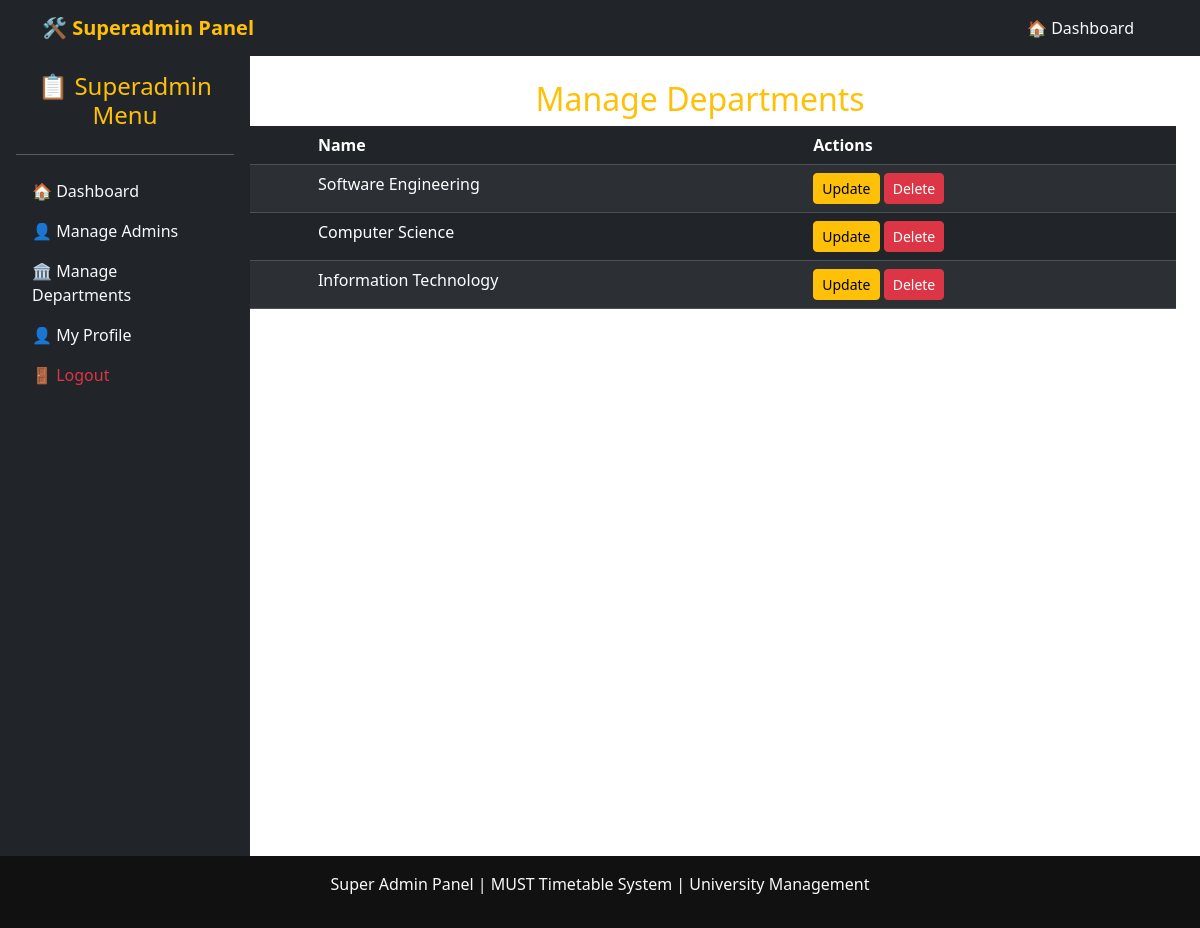
/views/superadmin/manage-departments.php (signed in), run on the app's committed database.
### tables this page shows
CREATE TABLE `departments` (
  `id` int(11) NOT NULL,
  `name` varchar(255) NOT NULL,
  `admin_id` int(11) DEFAULT NULL,
  `timetables_created` int(11) DEFAULT '0'
);

### controllers/SuperAdminController.php (called while the page is built, shortened)
<?php
require_once '../../config/database.php';
class SuperAdminController {
    private $conn;
    public function __construct() {
        global $conn;
        $this->conn = $conn;
    }
    public function getAllDepartments() {
        $stmt = $this->conn->prepare("SELECT * FROM departments");
        $stmt->execute();
        return $stmt->fetchAll(PDO::FETCH_ASSOC);
    }
}
?>

### views/superadmin/manage-departments.php (the view, shortened to what this page needs)
<?php
include '../../components/superadmin-header.php';
require_once '../../config/database.php';
require_once '../../controllers/SuperAdminController.php';
$superAdminController = new SuperAdminController();
$departments = $superAdminController->getAllDepartments();
?>
<div class="container-fluid">
    <div class="row">
        <div class="col-md-2 p-0">
            <?php include '../../components/sidebar-superadmin.php'; ?>
        </div>
        <div class="col-md-10 p-4">
            <h2 class="text-warning text-center">Manage Departments</h2>
            <table class="table table-dark table-striped">
                <thead>
                    <tr>
                        <th>ID</th>
                        <th>Name</th>
                        <th>Actions</th>
                    </tr>
                </thead>
                <tbody>
                    <?php foreach ($departments as $department): ?>
                        <tr>
                            <td><?= htmlspecialchars($department['id']) ?></td>
                            <td><?= htmlspecialchars($department['name']) ?></td>
                            <td>
                                <a href="update-department.php?id=<?= $department['id'] ?>" class="btn btn-sm btn-warning">Update</a>
                                <form method="POST" style="display:inline;">
                                    <button type="submit" name="delete_department" class="btn btn-sm btn-danger" onclick="return confirm('Are you sure you want to delete this department? This will remove it from all linked admins.');">
                                        Delete
                                    </button>
                                </form>
                            </td>
                        </tr>
                    <?php endforeach; ?>
                </tbody>
            </table>
        </div>
    </div>
</div>
<?php include '../../components/superadmin-footer.php'; ?>

### data on the page
departments: name "Software Engineering"
departments: name "Computer Science"
departments: name "Information Technology"
